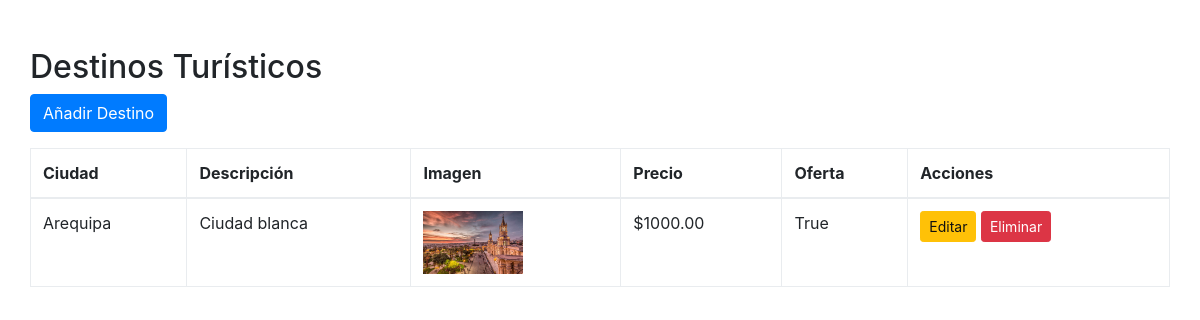
The app's page /destinos/ (signed in), older data.
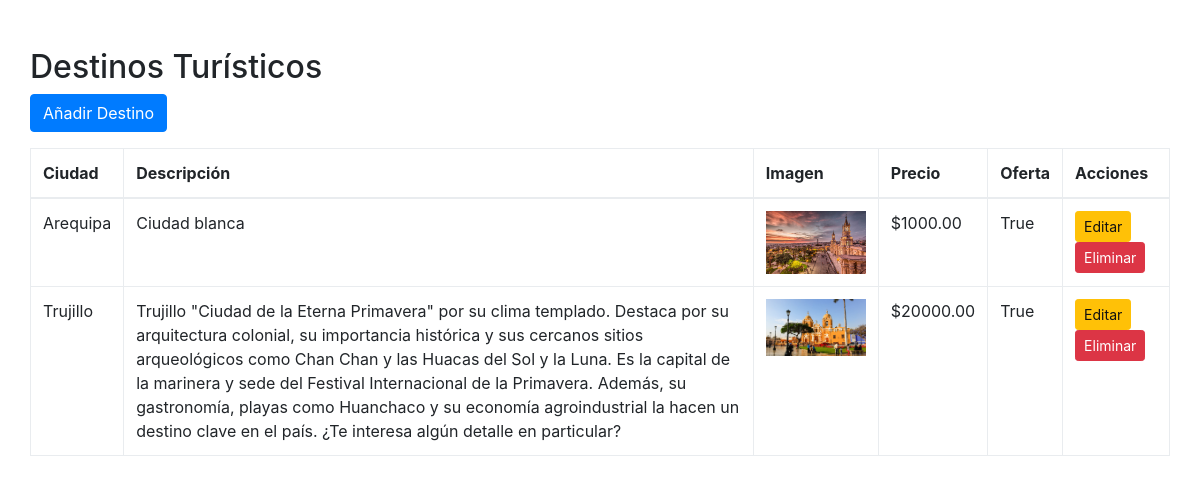
The same page, newer data.
### travello/models.py (models this page shows, shortened)
class DestinosTuristicos(models.Model):
    nombreCiudad = models.CharField(max_length=100)
    descripcionCiudad = models.TextField()
    imagenCiudad = models.ImageField(upload_to='imagenes_destinos/')
    precioTour = models.DecimalField(max_digits=8, decimal_places=2)
    ofertaTour = models.BooleanField(default=False)

### travello/views.py (the view)
# urls.py: path('destinos/', views.listar_destinos, name='listar_destinos'),
@login_required
def listar_destinos(request):
    destinos = DestinosTuristicos.objects.all()
    return render(request, 'destinos/listar.html', {'destinos': destinos})

### templates/destinos/listar.html (shortened to what this page needs)
{% load static %}
<!DOCTYPE html>
<html>
    <head>
        <link rel="stylesheet" href="{% static 'styles/bootstrap4/bootstrap.min.css' %}">
    </head>
    <body>
    <div class="container mt-5">
        <h2>Destinos Turísticos</h2>
        <a href="{% url 'crear_destino' %}" class="btn btn-primary mb-3">Añadir Destino</a>
        <table class="table table-bordered">
            <thead>
                <tr>
                    <th>Ciudad</th>
                    <th>Descripción</th>
                    <th>Imagen</th>
                    <th>Precio</th>
                    <th>Oferta</th>
                    <th>Acciones</th>
                </tr>
            </thead>
            <tbody>
                {% for destino in destinos %}
                <tr>
                    <td>{{ destino.nombreCiudad }}</td>
                    <td>{{ destino.descripcionCiudad }}</td>
                    <td><img src="{{ destino.imagenCiudad.url }}" width="100"></td>
                    <td>${{ destino.precioTour }}</td>
                    <td>{{ destino.ofertaTour }}</td>
                    <td>
                        <a href="{% url 'modificar_destino' destino.id %}" class="btn btn-warning btn-sm">Editar</a>
                        <a href="{% url 'eliminar_destino' destino.id %}" class="btn btn-danger btn-sm">Eliminar</a>
                    </td>
                </tr>
                {% endfor %}
            </tbody>
        </table>
    </div>
    </body>
</html>

Row changes from the older to the newer data that the page shows:
added DestinosTuristicos: nombreCiudad "Trujillo", descripcionCiudad "Trujillo \"Ciudad de la Eterna Primavera\" por su clima templado. Destaca por su arquitectura colonial, su importancia histórica y sus cercanos sitios arqueológicos como Chan Chan y las Huacas del Sol y la Luna. Es la capital de la marinera y sede del Festival Internacional de la Primavera. Además, su gastronomía, playas como Huanchaco y su economía agroindustrial la hacen un destino clave en el país. ¿Te interesa algún detalle en particular?", imagenCiudad (picture), precioTour "20000.00", ofertaTour "True"
